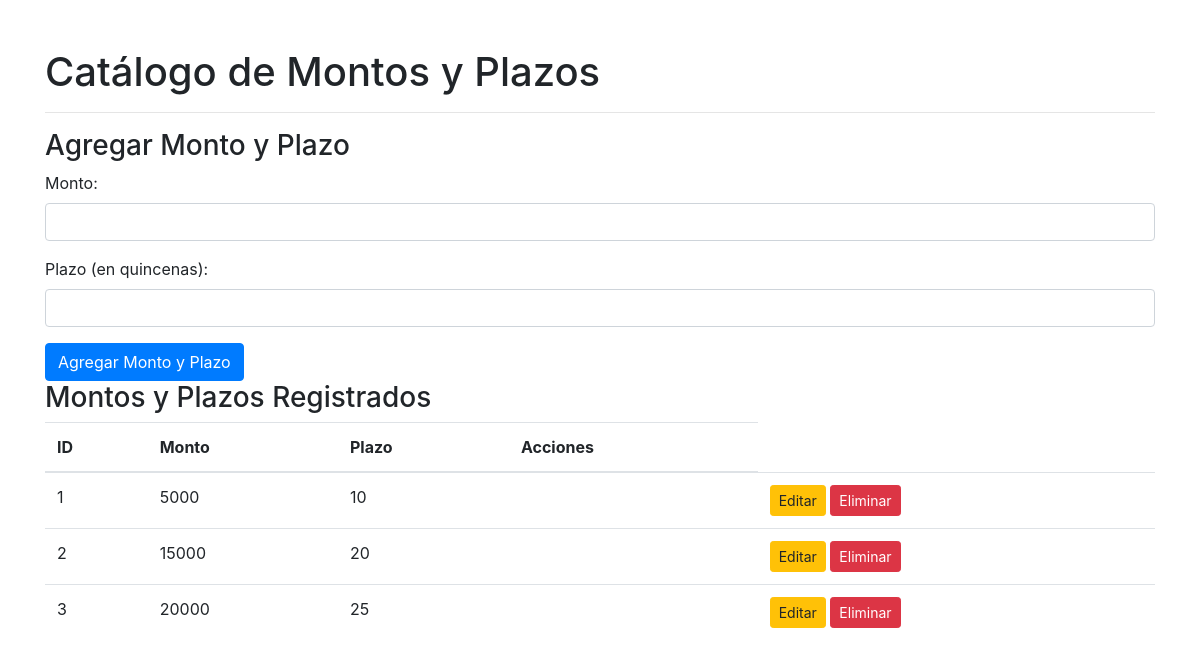
The app's page /desafioCapreco/desafioCapreco/montos.php with its own data.
### tables this page shows
CREATE TABLE IF NOT EXISTS `montos` (
  `id` int(100) NOT NULL AUTO_INCREMENT,
  `monto` decimal(65,0) NOT NULL,
  `plazo` int(8) NOT NULL,
  `tasa_interes` decimal(5,2) DEFAULT '0.15',
  PRIMARY KEY (`id`)
);

### desafioCapreco/desafioCapreco/functions.php (called while the page is built, shortened)
<?php
function getAllMontos($db) {
    $sql = "SELECT * FROM montos";
    $stmt = $db->prepare($sql);
    $stmt->execute();
    return $stmt->fetchAll(PDO::FETCH_ASSOC);
}
?>

### desafioCapreco/desafioCapreco/montos.php (the view, shortened to what this page needs)
<!DOCTYPE html>
<html lang="en">
<head>
    <link href="https://maxcdn.bootstrapcdn.com/bootstrap/4.5.2/css/bootstrap.min.css" rel="stylesheet">
</head>
<?php
include_once 'config.php';
include_once 'functions.php';
?>
<body>
    <div class="container">
        <h1 class="mt-5">Catálogo de Montos y Plazos</h1>
        <hr>
        <h3>Agregar Monto y Plazo</h3>
<form action="montos.php" method="post">
    <div class="form-group">
        <label for="monto">Monto:</label>
        <input type="number" class="form-control" id="monto" name="monto" step="0.01" required>
    </div>
    <div class="form-group">
        <label for="plazo">Plazo (en quincenas):</label>
        <input type="number" class="form-control" id="plazo" name="plazo" required>
    </div>
    <input type="submit" name="agregar_monto" class="btn btn-primary" value="Agregar Monto y Plazo">
</form>
        <h3>Montos y Plazos Registrados</h3>
        <table class="table">
            <thead>
                <tr>
                    <th>ID</th>
                    <th>Monto</th>
                    <th>Plazo</th>
                    <th>Acciones</th>
                </tr>
            </thead>
            <tbody>
                <?php
                $montos = getAllMontos($db);
                foreach ($montos as $monto) {
                ?>
                <tr>
                    <td><?php echo $monto['id']; ?></td>
                    <td><?php echo $monto['monto']; ?></td>
                    <td><?php echo $monto['plazo']; ?></td>
                    <td>
                    <td>
    <a href="editar_monto.php?id=<?php echo $monto['id']; ?>" class="btn btn-sm btn-warning">Editar</a>
    <form action="montos.php" method="post" class="d-inline">
        <input type="submit" name="eliminar_monto" class="btn btn-sm btn-danger" value="Eliminar" onclick="return confirm('¿Está seguro de que desea eliminar este monto y plazo?');">
    </form>
</td>
                    </td>
                </tr>
                <?php
                }
                ?>
            </tbody>
        </table>
    </div>
</body>
</html>

### records on screen
montos: id "1", monto "5000", plazo "10"
montos: id "2", monto "15000", plazo "20"
montos: id "3", monto "20000", plazo "25"
